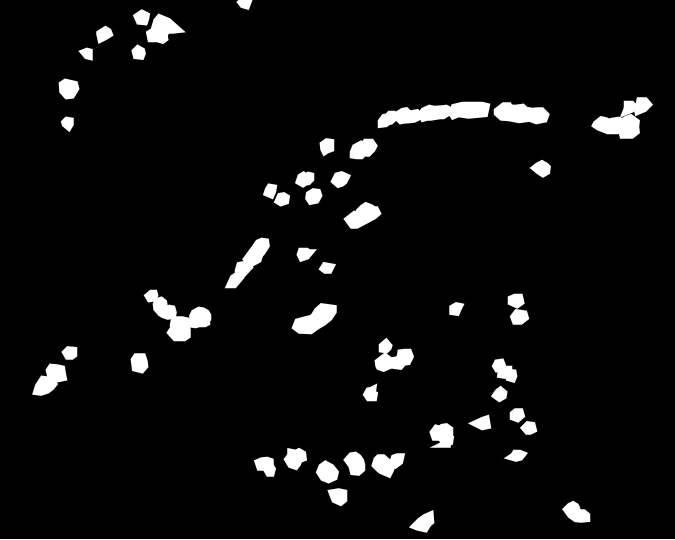
#> input picture CutRE/caracForma/00000_seg.jpg, 1349 x 1079 px (shown at 1/2 size)
$ python shapeFeatures.py   (older library calls are emulated)
#> lines starting #> are read from the running program, lines starting #| are printed output that depends on the picture; after the words box and inside, x2 and y2 are one past the last pixel; in counts of white or black regions, pixels touching at a corner belong together
### CutDM/readboxes.py
# -*- coding: utf-8 -*-
"""
Created on Tue May 28 12:07:23 2019

"""
# Leer bbox
def read_boxes(txtfile):
    import numpy as np
    lines = []

    with open(txtfile, "r") as f:

        for line in f:
            line = line.strip()
            box = np.hstack(line.split()).astype(np.float)
            box[0] = int(box[0])
            lines.append(box)
    return np.array(lines)

### CutRE/caracForma/shapeFeatures.py
# -*- coding: utf-8 -*-
"""
Created on Mon Aug 12 23:04:25 2019

@author: Usuario
"""

import cv2
from readboxes import read_boxes
from yolovoc import yolo2voc
from cutboxes import cut_boxes
import glob
import numpy as np
import matplotlib.pyplot as plt

im = cv2.imread('00000_seg.jpg',0)
#> im is the input picture: shape (1079, 1349); min 0, max 255, mean 13.3
im2 = cv2.imread('00000.jpg')
imNorm = cv2.normalize(im,None,0,1,norm_type=cv2.NORM_MINMAX,dtype=cv2.CV_8UC3)
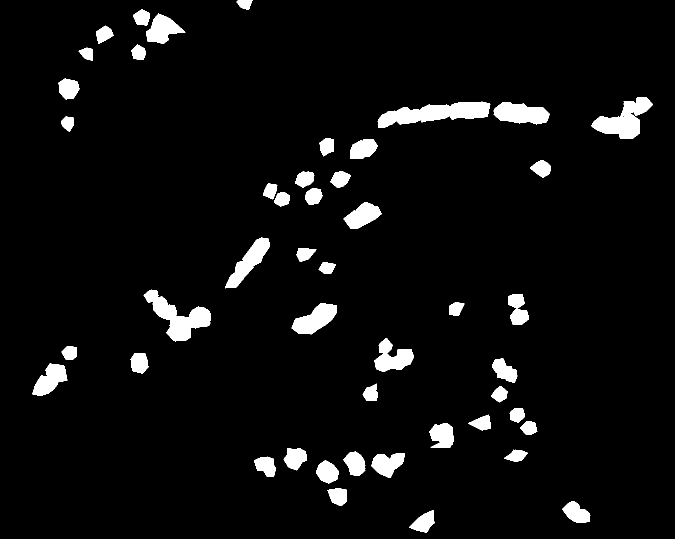
#> imNorm: shape (1079, 1349) (shown at 1/2 size); values 0 (black) and 1 (white), 5.2% white; 49 white regions
contours,hierarchy = cv2.findContours(imNorm, cv2.RETR_LIST, cv2.CHAIN_APPROX_SIMPLE)
#> contours = 53 contours, 5 with area under 20; largest, box (x1, y1, x2, y2) and area: (755, 203, 981, 256) 6128, (287, 579, 422, 683) 5258, (1183, 194, 1306, 277) 4696, (987, 204, 1100, 249) 3404, (450, 475, 540, 577) 3151

for c in range(len(contours)):
    areas = cv2.contourArea(contours[c])
    cnt = contours[c]
    x,y,w,h = cv2.boundingRect(cnt)
    cv2.rectangle(im2,(x,y),(x+w,y+h),(0,255,0),2)
#> this loop made 53 passes
#> (areas, x, y, w, h) on passes 2 to 13: (1205.5, 818, 1020, 51, 45), (1453, 1124, 1002, 57, 43), (979.5, 655, 976, 39, 36), (1388, 632, 920, 46, 47), (1133, 508, 913, 44, 40), (2005.5, 743, 906, 67, 50), (1408.5, 687, 903, 44, 49), (650, 1008, 899, 48, 25), (1349, 567, 896, 47, 45), (1760, 859, 846, 49, 49), (624.5, 1040, 842, 35, 28), (785.5, 936, 829, 46, 32)

cv2.imshow("Show",im2)
cv2.imwrite('C:/Users/Usuario/Documents/Daniela/Tesis/Trabajo-de-grado_Artefactos/CutRE/caracForma/contornos.jpg',im2)
cv2.waitKey(0)
cv2.destroyAllWindows()

areas = [cv2.contourArea(c) for c in contours]
#> areas = 53 values, max 6128.5 at index 44, min 0 at index 0, mean 1327.9
max_index = np.argmax(areas)
#> max_index = 44
cnt=contours[max_index]
#> cnt = contour of 204 points, box (x1, y1, x2, y2) (755, 203, 981, 256), area 6128
x,y,w,h = cv2.boundingRect(cnt)
#> x = 755; y = 203; w = 226; h = 53
cv2.rectangle(im2,(x,y),(x+w,y+h),(0,255,0),2)
cv2.imshow("Show",im2)

cv2.waitKey(0)
cv2.destroyAllWindows()
    #plt.imshow(im)
    #plt.show()

cv2.drawContours(im,contours,-1,(0,255,0),3)
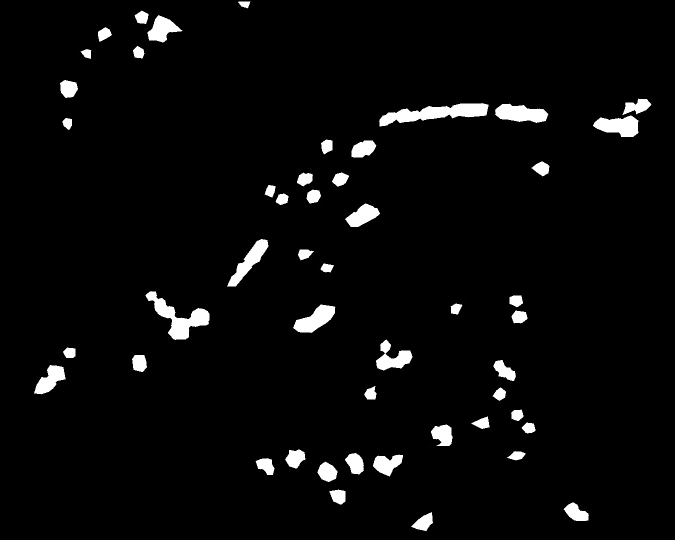
#> im: shape (1079, 1349) (shown at 1/2 size); 2.05% of pixels changed, all inside (x1, y1, x2, y2) = (0, 0, 1349, 1079)
plt.hist(im.ravel(),256,[0,256])
plt.show()
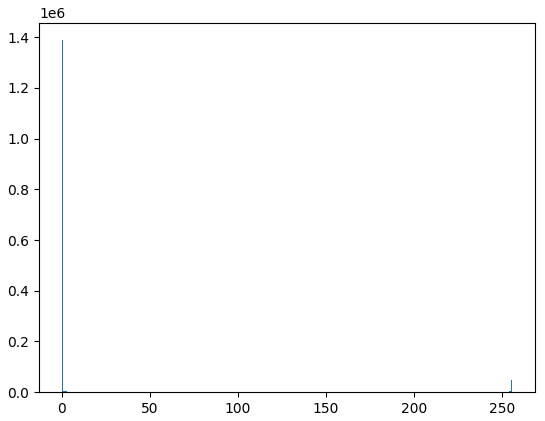
#> figure drawn by matplotlib, 1 panel; tallest bar 1387816 high, from x = 0 to 1

#im = cv2.imread('00000.jpg')
boxes = read_boxes('00000.txt')
#> (the run stopped early here; a loop or call above may not have finished)
